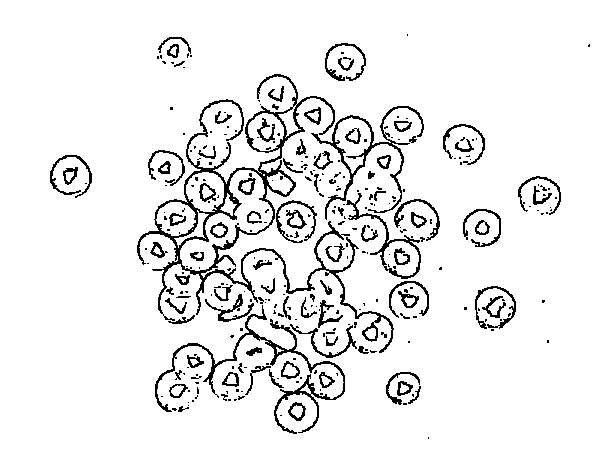
#> input picture Edge Detection/cheerios-sobel.png, 613 x 459 px
$ jupyter execute Edge_Detection.ipynb
#> lines starting #> are read from the running program, lines starting #| are printed output that depends on the picture; after the words box and inside, x2 and y2 are one past the last pixel; in counts of white or black regions, pixels touching at a corner belong together
[cell 1]
import numpy as np
import cv2
import ntpath
import math

# Defining a Convolution function
def convolution(img, kernel):
    img_row, img_col = img.shape
    kernel_row, kernel_col = kernel.shape

    output = np.zeros((img_row-2, img_col-2))

    for i in range (img_row-2):
        for j in range (img_col-2):
            output[i,j] = np.sum(kernel * img[i:i+3,j:j+3])
    return output

# Defining Sobel filtering function
def sobel_edge_detection(image):

    # defining kernel for gaussian blur
    kernelSize = (3,3)
    image = cv2.GaussianBlur(image, kernelSize, cv2.BORDER_DEFAULT)

    # Defining sobel filter kernel
    filter = np.array([[-1, 0, 1],
                       [-2, 0, 2],
                       [-1, 0, 1]])

    # horizontal sobel
    sobel_h = convolution(image, filter)

    # vertical sobel
    sobel_v = convolution(image, np.flip(filter.T, axis=0))

    # combining
    sobel = np.sqrt(np.square(sobel_h) + np.square(sobel_v))

    # Normalizing
    sobel *= 255.0 / (np.max(sobel))

    #Inverting colors
    (thresh, sobel) = cv2.threshold(sobel, 15, 255, cv2.THRESH_BINARY_INV)
    return sobel

# Taking image path or name from user

path = input('Enter Image path to apply sobel edge detection on: ')
#> the answer given: cheerios-sobel.png
input_img = cv2.imread(path,0)
#> input_img: shape (459, 613); 92.8% white; black in thin lines or dots, all inside (x1, y1, x2, y2) = (50, 34, 590, 439)

# Extracting name of image file from path
name = ntpath.basename(path)
name = name.replace('.png','')

# Applying sobel filter
output_img = sobel_edge_detection(input_img)
#> in sobel_edge_detection, `image = cv2.GaussianBlur(image, kernelSize, cv2.BORDER_DEFAULT)`:
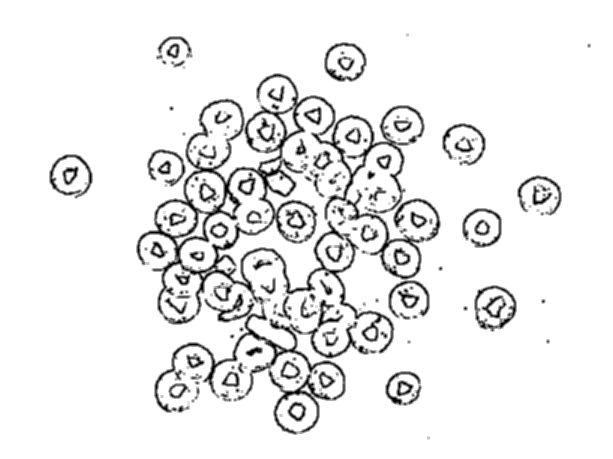
#> image: shape (459, 613); min 0, max 255, mean 236.5
#> after the loop in convolution, `for i in range (img_row-2):`:
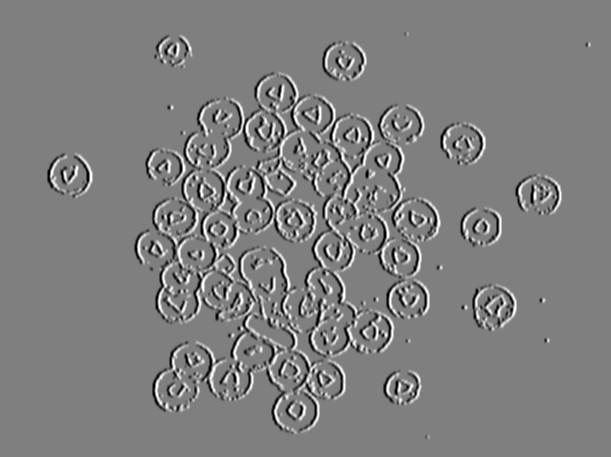
#> output: shape (457, 611) float64; min -688, max 688, mean 0; drawn with min black and max white
#> after the loop in convolution (call 2), `for i in range (img_row-2):`:
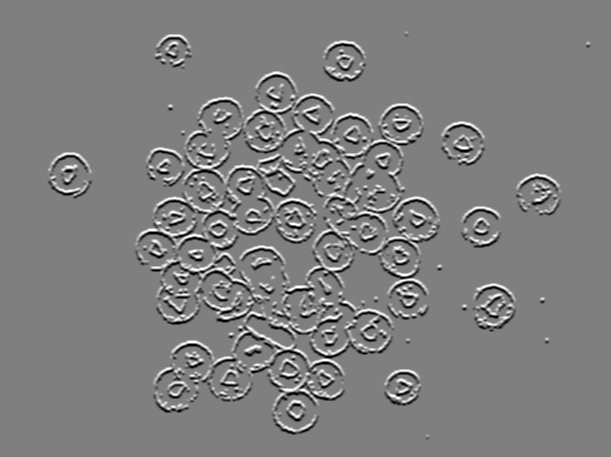
#> output: shape (457, 611) float64; min -688, max 688, mean 0; drawn with min black and max white
#> in sobel_edge_detection, `sobel = np.sqrt(np.square(sobel_h) + np.square(sobel_v))`:
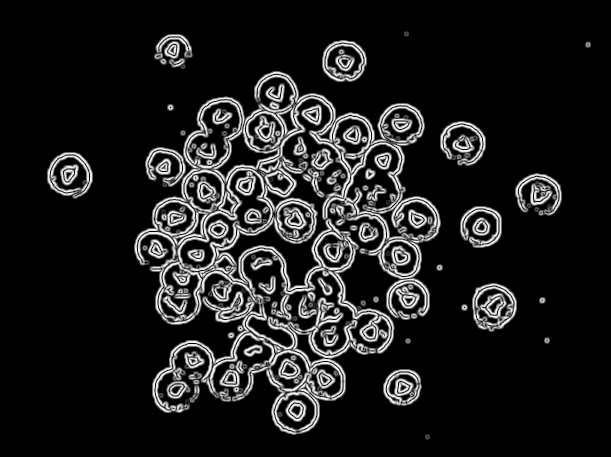
#> sobel: shape (457, 611) float64; min 0, max 745.2, mean 84.7; drawn with min black and max white
#> in sobel_edge_detection, `(thresh, sobel) = cv2.threshold(sobel, 15, 255, cv2.THRESH_BINARY_INV)`:
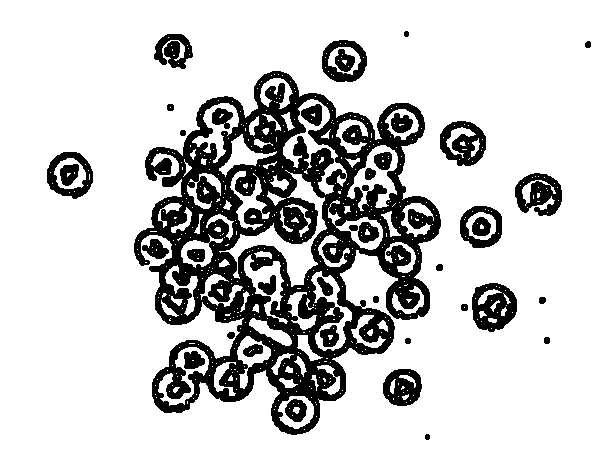
#> sobel: shape (457, 611) float64; 79.8% white; 39 black regions, largest, box (x1, y1, x2, y2) and area: (134, 71, 441, 435) 43220, (472, 283, 517, 332) 1438, (515, 173, 562, 216) 1257

# Rescaling the image
scale_percent = 60 # percent of original size
width = int(output_img.shape[1] * scale_percent / 100)
#> width = 366
height = int(output_img.shape[0] * scale_percent / 100)
#> height = 274
dim = (width, height)
#> dim = (366, 274)
output_img = cv2.resize(output_img, dim, interpolation = cv2.INTER_AREA)
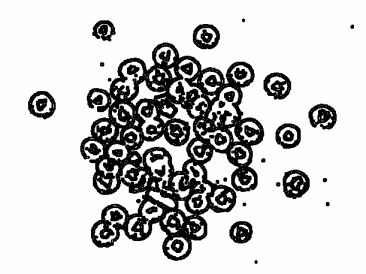
#> output_img: shape (274, 366) float64; min 0, max 255, mean 203.4; drawn with min black and max white
input_img = cv2.resize(input_img, dim, interpolation = cv2.INTER_AREA)
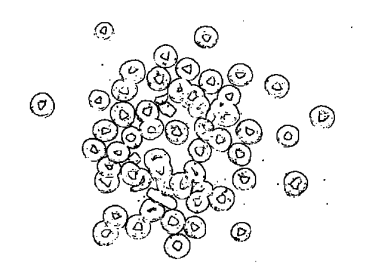
#> input_img: shape (274, 366); min 0, max 255, mean 236.5

cv2.imshow("Sobel_out", output_img)
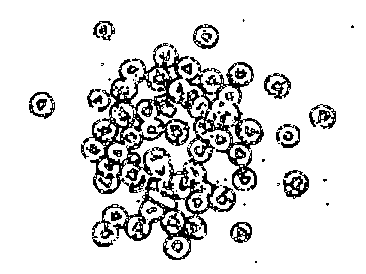
#> window 'Sobel_out': shape (274, 366); min 0, max 255, mean 220.1
cv2.imshow("Input", input_img)

# Canny Edge detection function
def can(threshold1=0):
    threshold1 = cv2.getTrackbarPos('threshold1', 'Canny_Out')
    threshold2 = cv2.getTrackbarPos('threshold2', 'Canny_Out')
    apertureSize = int(cv2.getTrackbarPos('apertureSize', 'Canny_Out'))
    if ((apertureSize > 3 and apertureSize < 5) or apertureSize == 3) :
        apertureSize = 3
    if ((apertureSize > 5 and apertureSize < 7 )or apertureSize == 5) :
        apertureSize = 5
    L2gradient = cv2.getTrackbarPos('L2gradient', 'Canny_Out')
    if L2gradient == 0:
        L2gradient = True
    else:
        L2gradient = False
    edge = cv2.Canny(img, threshold1, threshold2, apertureSize = apertureSize, L2gradient = L2gradient)
    edge = 255 - edge
    cv2.resize(edge, (1000, 800))
    cv2.imshow('Canny_Out', edge)
    cv2.imwrite(name+'-canny.png',edge)

# creating trackbars
img = input_img.copy()
img = cv2.GaussianBlur(img,(5,5),0)
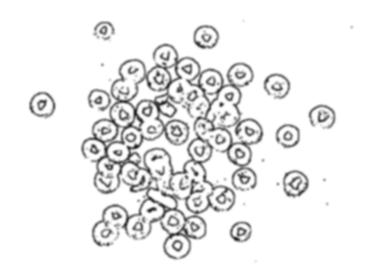
#> img: shape (274, 366); min 29, max 255, mean 236.5
cv2.namedWindow('Canny_Out', cv2.WINDOW_NORMAL)
threshold1=100
threshold2=1
cv2.createTrackbar('threshold1','Canny_Out',threshold1,255,can)
cv2.createTrackbar('threshold2','Canny_Out',threshold2,255,can)
cv2.createTrackbar('apertureSize','Canny_Out',3,7,can)
cv2.createTrackbar('L2gradient','Canny_Out',0,1,can)
can(0)
#> in can, `edge = cv2.Canny(img, threshold1, threshold2, apertureSize = apertureS..`:
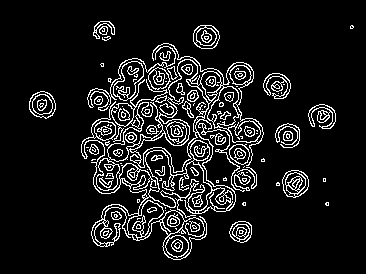
#> edge: shape (274, 366); 9.9% white in thin lines or dots, all inside (x1, y1, x2, y2) = (29, 21, 354, 260)

# Displaying Image
cv2.imwrite(name+'-sobel.png',output_img)
cv2.waitKey(0)
cv2.destroyAllWindows()

$ run again, on Edge Detection/gear-sobel.png
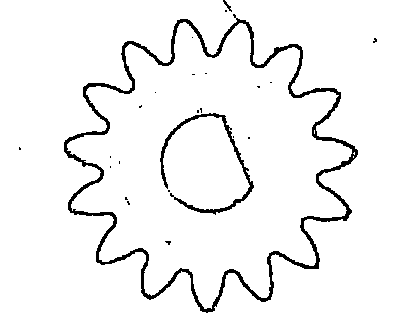
#> input picture Edge Detection/gear-sobel.png, 408 x 322 px
#> after the loop in convolution (call 2), `for i in range (img_row-2):`:
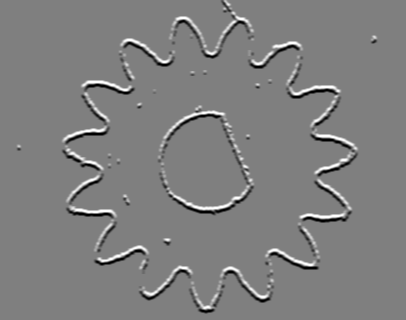
#> output: shape (320, 406) float64; min -688, max 688, mean 0; drawn with min black and max white
#> in can, `edge = cv2.Canny(img, threshold1, threshold2, apertureSize = apertureS..`:
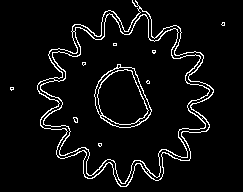
#> edge: shape (192, 243); 5.5% white in thin lines or dots, all inside (x1, y1, x2, y2) = (10, 0, 225, 187)
